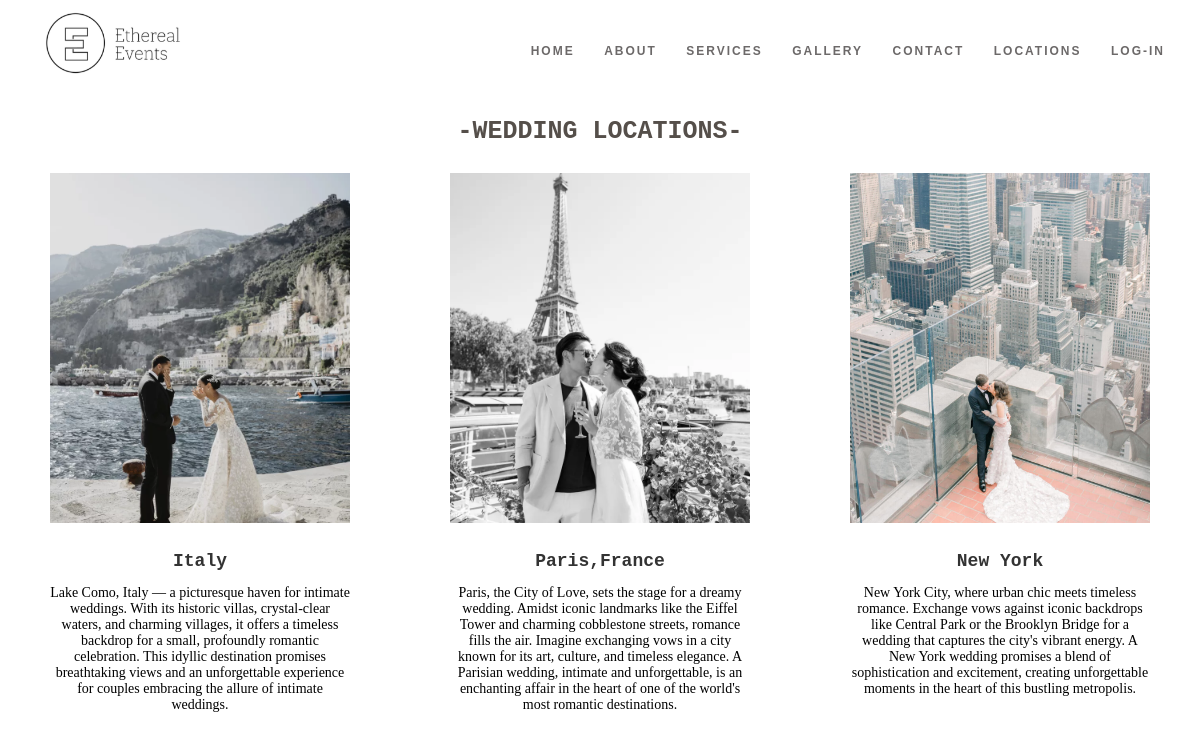
The page /wedding_locations.php on the database its author committed.
### tables this page shows
CREATE TABLE `wedding_locations` (
  `id` int(11) NOT NULL,
  `location_name` varchar(255) NOT NULL,
  `location_description` text NOT NULL,
  `photo_path` varchar(255) NOT NULL
);

### wedding_locations.php (the view, shortened to what this page needs)
<?php
$servername = "localhost";
$username = "root";
$password = "";
$dbname = "event_management";
$conn = new mysqli($servername, $username, $password, $dbname);
$sql = "SELECT * FROM wedding_locations";
$result = $conn->query($sql);
?>
<!DOCTYPE html>
<html lang="en">
<head>
    <link rel="stylesheet" href="style.css">
</head>
<body>
    <header>
    <a href="index.php"> <img src="img/logo.png" alt="Your Logo" id="logo"></a>
    <nav>
        <ul>
            <li><a href="index.php">HOME</a></li>
            <li><a href="about.php">ABOUT</a></li>
            <li><a href="services.php">SERVICES</a></li>
            <li><a href="gallery.php">GALLERY</a></li>
            <li><a href="contact.php">CONTACT</a></li>
            <li><a href="wedding_locations.php">LOCATIONS</a></li>
            <?php if (isset($_SESSION['user_id'])): ?>
                <?php if ($_SESSION['user_role'] === 'admin'): ?>
                    <li><a href="add_location.php">ADD LOCATION</a></li>
                    <li><a href="login/usersdashboard.php">DASHBOARD 1</a></li>
                    <li><a href="dashboard.php">DASHBOARD 2</a></li>
                <?php endif; ?>
                <li><a href="login/logout.php">LOGOUT</a></li>
            <?php else: ?>
                <li><a href="login/login.php">LOG-IN</a></li>
            <?php endif; ?>
        </ul>
    </nav>
</header>
    <h1>-WEDDING LOCATIONS-</h1>
    <div id="photos-container">
        <?php
        if ($result->num_rows > 0) {
            while ($row = $result->fetch_assoc()) {
                echo '<div class="photo-item">';
                echo '<img src="' . $row["photo_path"] . '" alt="' . $row["location_name"] . '">';
                echo '<div class="description-container">';
                echo '<p class="location-name">' . $row["location_name"] . '</p>';
                echo '<p>' . $row["location_description"] . '</p>';
                echo '</div>';
                echo '</div>';
            }
        } else {
            echo '<p>No wedding locations found.</p>';
        }
        ?>
    </div>
</body>
</html>

### style.css (style rules this page uses)
body { margin: 0; background-color: white; }
header { background-color: white; color: #545151; height: 100px; display: flex; align-items: center; padding: 0 20px; }
#logo { width: 188px; height: 90px; margin-right: 20px; }
nav { flex: 1; text-align: right; }
nav ul { list-style: none; margin: 0; padding: 0; }
nav li { display: inline; margin-right: 15px; font-family: arial; font-size: 12px; letter-spacing: 2px; font-weight: 600; margin-left: 10px; }
li a { text-decoration: none; color: #6c6969; }
* { box-sizing:border-box }

### wedding_locations.php (style rules this page uses)
body { font-family: Arial, sans-serif; margin: 20px; }
h1 { text-align: center; color: #554f4a; font-size: 25px; font-family: monospace; font-weight: 600; }
.location-name { font-size: 18px; font-weight: bold; font-family:monospace; color: #333; margin-bottom: 5px; }
#photos-container { display: flex; flex-wrap: wrap; justify-content: space-around; }
.photo-item { margin: 10px; text-align: center; max-width: 300px; }
.photo-item img { width: 100%; height: 350px; object-fit: cover; }
img { max-width: 100%; height: auto; margin-bottom: 10px; }
.description-container { text-align: center; font-family:classico-urw; font-size:14px; }

### rows shown on the page
wedding_locations: photo_path (picture), location_name "Italy", location_description "Lake Como, Italy — a picturesque haven for intimate weddings. With its historic villas, crystal-clear waters, and charming villages, it offers a timeless backdrop for a small, profoundly romantic celebration. This idyllic destination promises breathtaking views and an unforgettable experience for couples embracing the allure of intimate weddings."
wedding_locations: photo_path (picture), location_name "Paris,France", location_description "Paris, the City of Love, sets the stage for a dreamy wedding. Amidst iconic landmarks like the Eiffel Tower and charming cobblestone streets, romance fills the air. Imagine exchanging vows in a city known for its art, culture, and timeless elegance. A Parisian wedding, intimate and unforgettable, is an enchanting affair in the heart of one of the world's most romantic destinations."
wedding_locations: photo_path (picture), location_name "New York", location_description "New York City, where urban chic meets timeless romance. Exchange vows against iconic backdrops like Central Park or the Brooklyn Bridge for a wedding that captures the city's vibrant energy. A New York wedding promises a blend of sophistication and excitement, creating unforgettable moments in the heart of this bustling metropolis."
